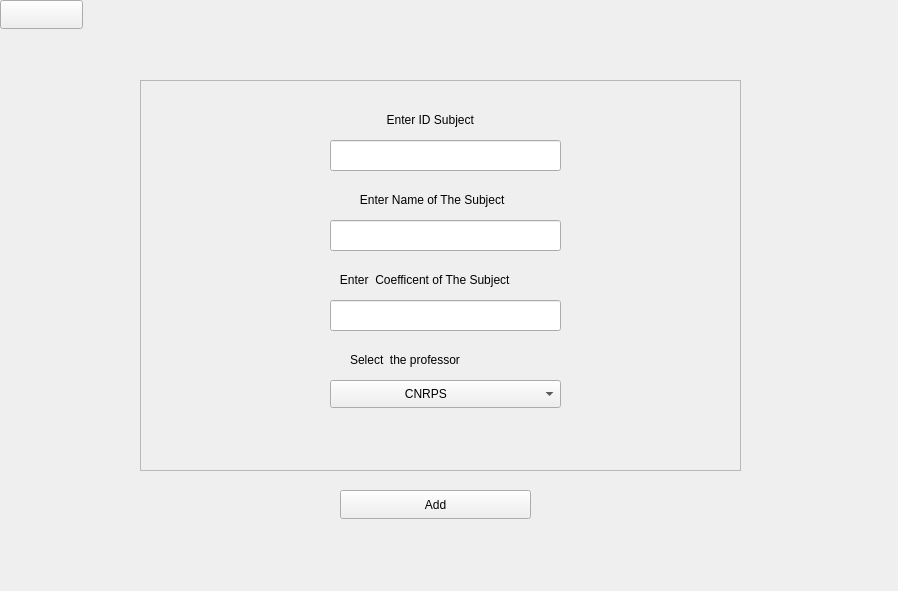
<?xml version="1.0" encoding="UTF-8"?>
<ui version="4.0">
 <class>matiere</class>
 <widget class="QWidget" name="matiere">
  <property name="geometry">
   <rect>
    <x>0</x>
    <y>0</y>
    <width>898</width>
    <height>591</height>
   </rect>
  </property>
  <property name="windowTitle">
   <string>Form</string>
  </property>
  <widget class="QStackedWidget" name="stackedWidget">
   <property name="geometry">
    <rect>
     <x>0</x>
     <y>0</y>
     <width>891</width>
     <height>581</height>
    </rect>
   </property>
   <property name="currentIndex">
    <number>1</number>
   </property>
   <widget class="QWidget" name="matiere_menu">
    <widget class="QPushButton" name="menu">
     <property name="geometry">
      <rect>
       <x>380</x>
       <y>490</y>
       <width>121</width>
       <height>29</height>
      </rect>
     </property>
     <property name="text">
      <string>Main Menu</string>
     </property>
    </widget>
    <widget class="QPushButton" name="update">
     <property name="geometry">
      <rect>
       <x>320</x>
       <y>240</y>
       <width>251</width>
       <height>51</height>
      </rect>
     </property>
     <property name="text">
      <string>Update subject</string>
     </property>
    </widget>
    <widget class="QLabel" name="label_2">
     <property name="geometry">
      <rect>
       <x>90</x>
       <y>40</y>
       <width>671</width>
       <height>101</height>
      </rect>
     </property>
     <property name="styleSheet">
      <string notr="true">font: 700 22pt &quot;Segoe UI&quot;;
color: rgb(170, 0, 0);</string>
     </property>
     <property name="text">
      <string>                  subject Managment </string>
     </property>
    </widget>
    <widget class="QPushButton" name="show">
     <property name="geometry">
      <rect>
       <x>320</x>
       <y>400</y>
       <width>251</width>
       <height>51</height>
      </rect>
     </property>
     <property name="text">
      <string>Show subject</string>
     </property>
    </widget>
    <widget class="QPushButton" name="deleteS">
     <property name="geometry">
      <rect>
       <x>320</x>
       <y>320</y>
       <width>251</width>
       <height>51</height>
      </rect>
     </property>
     <property name="text">
      <string>Delete subject</string>
     </property>
    </widget>
    <widget class="QPushButton" name="Adder">
     <property name="geometry">
      <rect>
       <x>320</x>
       <y>160</y>
       <width>251</width>
       <height>51</height>
      </rect>
     </property>
     <property name="text">
      <string>Add subject</string>
     </property>
    </widget>
   </widget>
   <widget class="QWidget" name="add_matiere">
    <widget class="QPushButton" name="pushButton">
     <property name="geometry">
      <rect>
       <x>340</x>
       <y>490</y>
       <width>191</width>
       <height>29</height>
      </rect>
     </property>
     <property name="text">
      <string>Add</string>
     </property>
    </widget>
    <widget class="QFrame" name="frame">
     <property name="geometry">
      <rect>
       <x>140</x>
       <y>80</y>
       <width>601</width>
       <height>391</height>
      </rect>
     </property>
     <property name="frameShape">
      <enum>QFrame::StyledPanel</enum>
     </property>
     <property name="frameShadow">
      <enum>QFrame::Raised</enum>
     </property>
     <widget class="QLineEdit" name="ID">
      <property name="geometry">
       <rect>
        <x>190</x>
        <y>60</y>
        <width>231</width>
        <height>31</height>
       </rect>
      </property>
     </widget>
     <widget class="QLabel" name="label_id">
      <property name="geometry">
       <rect>
        <x>230</x>
        <y>30</y>
        <width>131</width>
        <height>20</height>
       </rect>
      </property>
      <property name="text">
       <string>     Enter ID Subject</string>
      </property>
     </widget>
     <widget class="QLineEdit" name="Name">
      <property name="geometry">
       <rect>
        <x>190</x>
        <y>140</y>
        <width>231</width>
        <height>31</height>
       </rect>
      </property>
     </widget>
     <widget class="QLabel" name="label_2_Name">
      <property name="geometry">
       <rect>
        <x>200</x>
        <y>110</y>
        <width>211</width>
        <height>20</height>
       </rect>
      </property>
      <property name="text">
       <string>      Enter Name of The Subject</string>
      </property>
     </widget>
     <widget class="QLineEdit" name="coefficient">
      <property name="geometry">
       <rect>
        <x>190</x>
        <y>220</y>
        <width>231</width>
        <height>31</height>
       </rect>
      </property>
      <property name="text">
       <string/>
      </property>
     </widget>
     <widget class="QLabel" name="label_3_coef">
      <property name="geometry">
       <rect>
        <x>190</x>
        <y>190</y>
        <width>231</width>
        <height>20</height>
       </rect>
      </property>
      <property name="text">
       <string>   Enter  Coefficent of The Subject</string>
      </property>
     </widget>
     <widget class="QLabel" name="label_4_professor">
      <property name="geometry">
       <rect>
        <x>210</x>
        <y>270</y>
        <width>191</width>
        <height>20</height>
       </rect>
      </property>
      <property name="text">
       <string>Select  the professor</string>
      </property>
     </widget>
     <widget class="QComboBox" name="cnrps">
      <property name="geometry">
       <rect>
        <x>190</x>
        <y>300</y>
        <width>231</width>
        <height>28</height>
       </rect>
      </property>
      <item>
       <property name="text">
        <string>                     CNRPS</string>
       </property>
      </item>
     </widget>
    </widget>
    <widget class="QPushButton" name="pushButton_3">
     <property name="geometry">
      <rect>
       <x>0</x>
       <y>0</y>
       <width>83</width>
       <height>29</height>
      </rect>
     </property>
     <property name="text">
      <string/>
     </property>
    </widget>
   </widget>
   <widget class="QWidget" name="show_matiere">
    <widget class="QLineEdit" name="searchField">
     <property name="geometry">
      <rect>
       <x>10</x>
       <y>80</y>
       <width>191</width>
       <height>28</height>
      </rect>
     </property>
    </widget>
    <widget class="QLabel" name="label_4">
     <property name="geometry">
      <rect>
       <x>30</x>
       <y>50</y>
       <width>141</width>
       <height>21</height>
      </rect>
     </property>
     <property name="text">
      <string>Search For Student</string>
     </property>
    </widget>
    <widget class="QLabel" name="label">
     <property name="geometry">
      <rect>
       <x>130</x>
       <y>-20</y>
       <width>511</width>
       <height>101</height>
      </rect>
     </property>
     <property name="styleSheet">
      <string notr="true">font: 700 22pt &quot;Segoe UI&quot;;</string>
     </property>
     <property name="text">
      <string>                Liste of Students </string>
     </property>
    </widget>
    <widget class="QTableView" name="mat_table">
     <property name="geometry">
      <rect>
       <x>0</x>
       <y>120</y>
       <width>891</width>
       <height>381</height>
      </rect>
     </property>
     <attribute name="horizontalHeaderVisible">
      <bool>true</bool>
     </attribute>
     <attribute name="verticalHeaderVisible">
      <bool>false</bool>
     </attribute>
    </widget>
    <widget class="QPushButton" name="search">
     <property name="geometry">
      <rect>
       <x>220</x>
       <y>80</y>
       <width>83</width>
       <height>29</height>
      </rect>
     </property>
     <property name="text">
      <string>Search</string>
     </property>
    </widget>
    <widget class="QPushButton" name="Goback">
     <property name="geometry">
      <rect>
       <x>332</x>
       <y>510</y>
       <width>161</width>
       <height>29</height>
      </rect>
     </property>
     <property name="text">
      <string>Go Back</string>
     </property>
    </widget>
   </widget>
   <widget class="QWidget" name="update_professor">
    <widget class="QPushButton" name="updateC">
     <property name="geometry">
      <rect>
       <x>790</x>
       <y>310</y>
       <width>83</width>
       <height>29</height>
      </rect>
     </property>
     <property name="text">
      <string>update</string>
     </property>
    </widget>
    <widget class="QLineEdit" name="id_up">
     <property name="geometry">
      <rect>
       <x>400</x>
       <y>80</y>
       <width>221</width>
       <height>28</height>
      </rect>
     </property>
    </widget>
    <widget class="QLabel" name="NewProf">
     <property name="geometry">
      <rect>
       <x>520</x>
       <y>350</y>
       <width>251</width>
       <height>20</height>
      </rect>
     </property>
     <property name="text">
      <string>Enter new professor :</string>
     </property>
    </widget>
    <widget class="QPushButton" name="updateN">
     <property name="geometry">
      <rect>
       <x>790</x>
       <y>240</y>
       <width>83</width>
       <height>29</height>
      </rect>
     </property>
     <property name="text">
      <string>update</string>
     </property>
    </widget>
    <widget class="QLabel" name="label_5">
     <property name="geometry">
      <rect>
       <x>400</x>
       <y>50</y>
       <width>231</width>
       <height>20</height>
      </rect>
     </property>
     <property name="text">
      <string>Enter the ID of the Sbject</string>
     </property>
    </widget>
    <widget class="QPushButton" name="Name_B">
     <property name="geometry">
      <rect>
       <x>270</x>
       <y>240</y>
       <width>161</width>
       <height>29</height>
      </rect>
     </property>
     <property name="text">
      <string>Name</string>
     </property>
    </widget>
    <widget class="QPushButton" name="updateP">
     <property name="geometry">
      <rect>
       <x>790</x>
       <y>380</y>
       <width>83</width>
       <height>29</height>
      </rect>
     </property>
     <property name="text">
      <string>update</string>
     </property>
    </widget>
    <widget class="QPushButton" name="search_U">
     <property name="geometry">
      <rect>
       <x>460</x>
       <y>120</y>
       <width>101</width>
       <height>31</height>
      </rect>
     </property>
     <property name="text">
      <string>search</string>
     </property>
    </widget>
    <widget class="QLineEdit" name="coef_P">
     <property name="geometry">
      <rect>
       <x>510</x>
       <y>310</y>
       <width>221</width>
       <height>28</height>
      </rect>
     </property>
    </widget>
    <widget class="QPushButton" name="coef_B">
     <property name="geometry">
      <rect>
       <x>270</x>
       <y>310</y>
       <width>161</width>
       <height>29</height>
      </rect>
     </property>
     <property name="text">
      <string>coef</string>
     </property>
    </widget>
    <widget class="QLabel" name="newCoef">
     <property name="geometry">
      <rect>
       <x>510</x>
       <y>280</y>
       <width>251</width>
       <height>20</height>
      </rect>
     </property>
     <property name="text">
      <string>Enter new coefficent:</string>
     </property>
    </widget>
    <widget class="QLabel" name="newName">
     <property name="geometry">
      <rect>
       <x>520</x>
       <y>210</y>
       <width>251</width>
       <height>20</height>
      </rect>
     </property>
     <property name="text">
      <string>enter new Name:</string>
     </property>
    </widget>
    <widget class="QLineEdit" name="Name_P">
     <property name="geometry">
      <rect>
       <x>510</x>
       <y>240</y>
       <width>221</width>
       <height>28</height>
      </rect>
     </property>
    </widget>
    <widget class="QPushButton" name="prof_B">
     <property name="geometry">
      <rect>
       <x>270</x>
       <y>380</y>
       <width>161</width>
       <height>29</height>
      </rect>
     </property>
     <property name="text">
      <string>professor</string>
     </property>
    </widget>
    <widget class="QLineEdit" name="prof_P">
     <property name="geometry">
      <rect>
       <x>510</x>
       <y>380</y>
       <width>221</width>
       <height>28</height>
      </rect>
     </property>
    </widget>
    <widget class="QTableView" name="table_M_update">
     <property name="geometry">
      <rect>
       <x>-10</x>
       <y>0</y>
       <width>261</width>
       <height>571</height>
      </rect>
     </property>
    </widget>
    <widget class="QLabel" name="notificationLabel">
     <property name="geometry">
      <rect>
       <x>380</x>
       <y>170</y>
       <width>261</width>
       <height>20</height>
      </rect>
     </property>
     <property name="text">
      <string/>
     </property>
    </widget>
    <widget class="QPushButton" name="GoB">
     <property name="geometry">
      <rect>
       <x>470</x>
       <y>430</y>
       <width>101</width>
       <height>31</height>
      </rect>
     </property>
     <property name="text">
      <string>Go back</string>
     </property>
    </widget>
   </widget>
   <widget class="QWidget" name="delete_matiere">
    <widget class="QLineEdit" name="coef">
     <property name="geometry">
      <rect>
       <x>590</x>
       <y>280</y>
       <width>181</width>
       <height>28</height>
      </rect>
     </property>
    </widget>
    <widget class="QLineEdit" name="nom">
     <property name="geometry">
      <rect>
       <x>590</x>
       <y>220</y>
       <width>181</width>
       <height>28</height>
      </rect>
     </property>
    </widget>
    <widget class="QPushButton" name="pushButton_2">
     <property name="geometry">
      <rect>
       <x>600</x>
       <y>400</y>
       <width>151</width>
       <height>31</height>
      </rect>
     </property>
     <property name="styleSheet">
      <string notr="true">QPushbotton{ }
background-color: qlineargradient(spread:pad, x1:0, y1:0, x2:1, y2:1, stop:0 rgba(170, 0, 0, 255), stop:1 rgba(255, 255, 255, 255));</string>
     </property>
     <property name="text">
      <string>DELETE</string>
     </property>
    </widget>
    <widget class="QLineEdit" name="cnrps_mat">
     <property name="geometry">
      <rect>
       <x>590</x>
       <y>340</y>
       <width>181</width>
       <height>28</height>
      </rect>
     </property>
    </widget>
    <widget class="QTableView" name="table_del">
     <property name="geometry">
      <rect>
       <x>0</x>
       <y>0</y>
       <width>471</width>
       <height>591</height>
      </rect>
     </property>
     <attribute name="verticalHeaderVisible">
      <bool>false</bool>
     </attribute>
    </widget>
    <widget class="QLineEdit" name="ID_mat">
     <property name="geometry">
      <rect>
       <x>590</x>
       <y>160</y>
       <width>181</width>
       <height>28</height>
      </rect>
     </property>
    </widget>
    <widget class="QPushButton" name="go_b_del">
     <property name="geometry">
      <rect>
       <x>470</x>
       <y>0</y>
       <width>83</width>
       <height>29</height>
      </rect>
     </property>
     <property name="text">
      <string>Go back</string>
     </property>
    </widget>
   </widget>
  </widget>
 </widget>
 <resources/>
 <connections/>
</ui>
